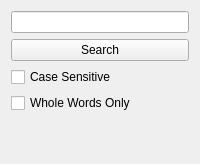
               <widget class="QWidget" name="Search_tab">
                <attribute name="title">
                 <string>Search</string>
                </attribute>
                <layout class="QGridLayout" name="gridLayout_16">
                 <item row="0" column="0">
                  <widget class="QLineEdit" name="lineEdit_searchName"/>
                 </item>
                 <item row="3" column="0">
                  <widget class="QCheckBox" name="checkBox_searchWholeWordsOnly">
                   <property name="text">
                    <string>Whole Words Only</string>
                   </property>
                  </widget>
                 </item>
                 <item row="1" column="0">
                  <widget class="QPushButton" name="pushButton_search">
                   <property name="text">
                    <string>Search</string>
                   </property>
                  </widget>
                 </item>
                 <item row="2" column="0">
                  <widget class="QCheckBox" name="checkBox_searchCaseSensitive">
                   <property name="text">
                    <string>Case Sensitive</string>
                   </property>
                  </widget>
                 </item>
                 <item row="4" column="0">
                  <spacer name="verticalSpacer_27">
                   <property name="orientation">
                    <enum>Qt::Vertical</enum>
                   </property>
                   <property name="sizeHint" stdset="0">
                    <size>
                     <width>20</width>
                     <height>40</height>
                    </size>
                   </property>
                  </spacer>
                 </item>
                </layout>
               </widget>
